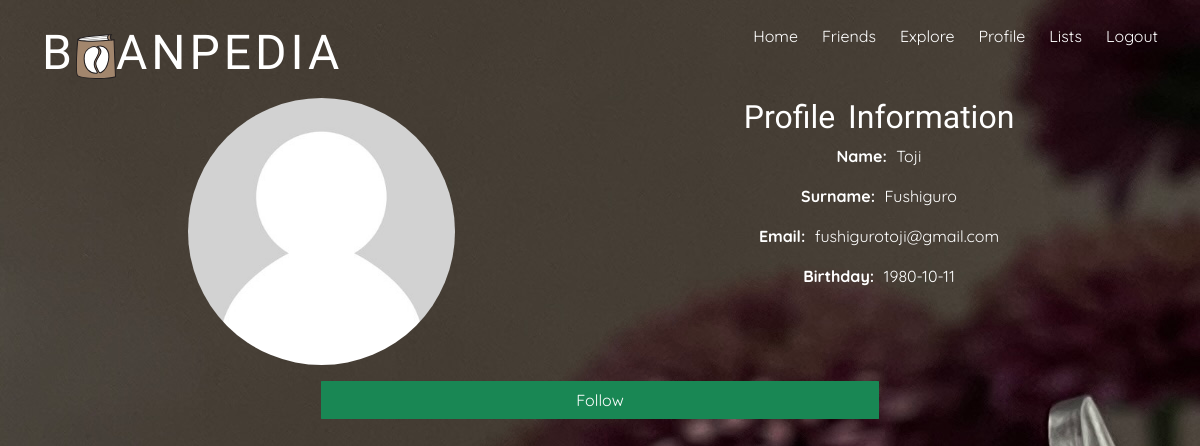
Screenshot of /project/profile.php?user_id=5 with the database file from the repository.
### tables this page shows
CREATE TABLE `users` (
  `id` int NOT NULL,
  `name` varchar(255) NOT NULL,
  `surname` varchar(255) NOT NULL,
  `username` varchar(255) NOT NULL,
  `email` varchar(255) NOT NULL,
  `password` varchar(255) NOT NULL,
  `contact` int NOT NULL,
  `birthday` date DEFAULT NULL
);

### project/profile.php (the view, shortened to what this page needs)
<?php
include "config.php";
if (isset($_GET['user_id'])) {
    $profile_user_id = $_GET['user_id'];
} else {
    $profile_user_id = $_SESSION['id'];
}
$query = "SELECT * FROM users WHERE id = ?";
$stmt = $conn->prepare($query);
$stmt->bind_param("i", $profile_user_id);
$stmt->execute();
$result = $stmt->get_result();
$user = $result->fetch_assoc();
include "head.php";
?>
        <link rel="stylesheet" type="text/css" href="css/style.css"/>
        <link rel="stylesheet" type="text/css" href="css/index.css"/>
        <link rel="stylesheet" type="text/css" href="css/profile.css"/>
    </head>
    <body>
    <div class="container justify-content-center align-items-center">
    <?php include "header.php";?>
    <div class="container justify-content-center align-items-center">
    <div class="row">
        <div class="col-md-6 align-items-center">
            <img src="images/profile.jpg" class="w-50 img-fluid rounded-circle" alt="Profile Image">
        </div>
        <div class="col-md-6">
            <h2>Profile Information</h2>
            <p class="p"><strong>Name:</strong> <?php echo $user['name']; ?></p>
            <p class="p"><strong>Surname:</strong> <?php echo $user['surname']; ?></p>
            <p class="p"><strong>Email:</strong> <?php echo $user['email']; ?></p>
            <p class="p"><strong>Birthday:</strong> <?php echo $user['birthday']; ?></p>
        </div>
    </div>
</div>
    <div class="row">
        <div class="col-12">
            <?php
            $loggedInUserId = $_SESSION['id'];
            if(isset($_GET['user_id'])){
                $query = "SELECT * FROM users WHERE id = ?";
                $stmt = $conn->prepare($query);
                $stmt->bind_param("i", $_GET['user_id']);
                $stmt->execute();
                $result = $stmt->get_result();
                $user = $result->fetch_assoc();
                $profileUserId = $user['id'];
                if ($loggedInUserId !== $profileUserId) {
                    $query = "SELECT 1 FROM follows WHERE follower_id = ? AND following_id = ?";
                    $stmt = $conn->prepare($query);
                    $stmt->bind_param("ii", $loggedInUserId, $profileUserId);
                    $stmt->execute();
                    $result = $stmt->get_result();
                    if ($result->num_rows > 0) {
                        echo '<button class="btn btn-danger mt-3 w-50 mb-2" id="unfollowBtn" data-action="unfollow">Unfollow</button>
                            <a href="messages.php?user_id=' . $profileUserId . '"><button class="btn btn-dark w-50" id="sendMessageBtn">Send Message</button></a>';
                    } else {
                        echo '<button class="btn btn-success mt-3 w-50 mb-2" id="followBtn" data-action="follow">Follow</button>';
                    }
                }
            }
            ?>
        </div>
        </div>
    </div>
    </body>
</html>

### project/css/style.css (style rules this page uses)
h2, h3 { font-family: 'Gilda Display', sans-serif; font-size: 2em; color: white; }
body { font-family: 'Quicksand', sans-serif; font-size: 1em; word-spacing: 5px; background-image: url('../images/bg.JPG'); }
.p { color: white; }

### project/css/index.css (style rules this page uses)
.btn { border-radius: 0.5%; -webkit-border-radius: 0.5%; -moz-border-radius: 0.5%; -ms-border-radius: 0.5%; -o-border-radius: 0.5%; }

### project/css/profile.css (style rules this page uses)
.container { text-align: center; align-items: center; justify-content: center; flex-direction: column; }
body { height:100vh; }

### rows the page displays
users: name "Toji", surname "Fushiguro", email "fushigurotoji@gmail.com", birthday "1980-10-11"
